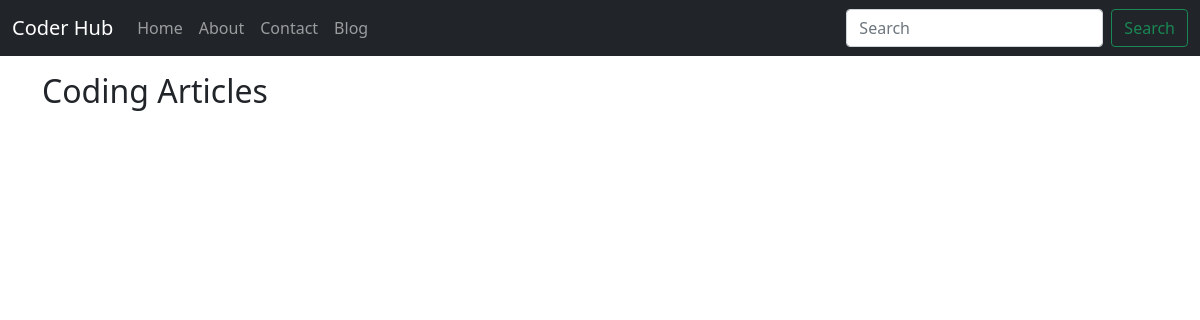
/blog/, run on an earlier commit of the app's database.
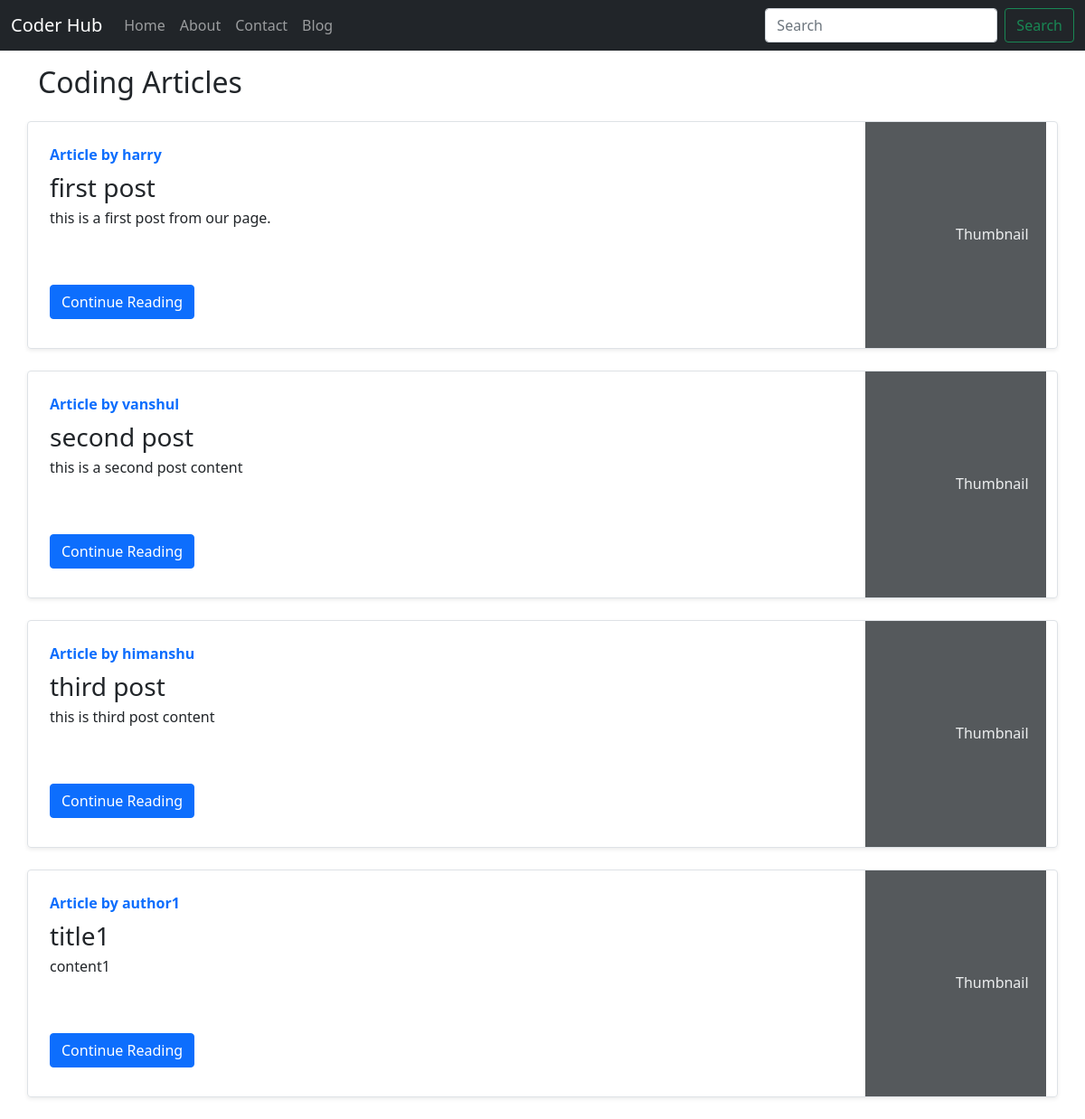
And on a later commit of the database.
### blog/models.py (models this page shows, shortened)
class Post(models.Model):
    sno = models.AutoField(primary_key=True)
    title = models.CharField(max_length=99)
    author = models.CharField(max_length=20)
    slug = models.CharField(max_length=100)
    timeStamp = models.DateTimeField(blank=True)
    content = models.TextField()

### blog/views.py (the view)
# urls.py: path("", views.bloghome, name="bloghome"),
def bloghome(request):
    allposts = Post.objects.all()
    context = {'allposts' : allposts, }
    return render(request, "blog/index.html", context)

### templates/blog/index.html (shortened to what this page needs)
{% extends 'base.html' %}
{% block blogactive %}active{% endblock blogactive %}
{% block body %}
<div class="container my-3">
    <h2>Coding Articles</h2>
    {% for post in allposts %}
    <div
        class="row no-gutters border rounded overflow-hidden flex-md-row mb-4 shadow-sm h-md-250 my-4 position-relative">
        <div class="col p-4 d-flex flex-column position-static">
            <strong class="d-inline-block mb-2 text-primary">Article by {{ post.author }}</strong>
            <h3 class="mb-0">{{ post.title }}</h3>
            <p class="card-text mb-auto">{{ post.content | truncatechars:400 }}</p>
            <div class="my-2">
                <a href="/blog/{{post.slug}}" role="button" class="btn btn-primary">Continue Reading</a>
            </div>
        </div>
        <div class="col-auto d-none d-lg-block">
            <svg class="bd-placeholder-img" width="200" height="250" xmlns="http://www.w3.org/2000/svg"
                preserveAspectRatio="xMidYMid slice" focusable="false" role="img" aria-label="Placeholder: Thumbnail">
                <rect width="100%" height="100%" fill="#55595c"></rect><text x="50%" y="50%" fill="#eceeef"
                    dy=".3em">Thumbnail</text>
            </svg>
        </div>
    </div>
    {% endfor %}
    {% endblock %}

### templates/base.html (shortened to what this page needs)
<!doctype html>
<html lang="en">
<head>
    <link href="https://cdn.jsdelivr.net/npm/bootstrap@5.0.0-beta1/dist/css/bootstrap.min.css" rel="stylesheet"
>
</head>
<body>
    <nav class="navbar navbar-expand-lg navbar-dark bg-dark">
        <div class="container-fluid">
            <a class="navbar-brand" href="\">Coder Hub</a>
            <div class="collapse navbar-collapse" id="navbarSupportedContent">
                <ul class="navbar-nav me-auto mb-2 mb-lg-0">
                    <li class="nav-item active {% block homeactive %}{% endblock homeactive %}">
                        <a class="nav-link" aria-current="page" href="/">Home</a>
                    </li>
                    <li class="nav-item {% block aboutactive %}{% endblock aboutactive %}">
                        <a class="nav-link" href="/about">About</a>
                    </li>
                    <li class="nav-item {% block contactactive %}{% endblock contactactive %}">
                        <a class="nav-link" href="/contact">Contact</a>
                    </li>
                    <li class="nav-item {% block blogactive %}{% endblock blogactive %}">
                        <a class="nav-link" href="/blog">Blog</a>
                    </li>
                </ul>
                <form class="d-flex">
                    <input class="form-control me-2" type="search" placeholder="Search" aria-label="Search">
                    <button class="btn btn-outline-success" type="submit">Search</button>
                </form>
            </div>
        </div>
    </nav>
    {% block body %}
    {% endblock body %}
</body>
</html>

What changed in the data, as far as the page shows it:
added Post: author "harry", title "first post", content "this is a first post from our page."
added Post: author "vanshul", title "second post", content "this is a second post content"
added Post: author "himanshu", title "third post", content "this is third post content"
added Post: author "author1", title "title1", content "content1"
